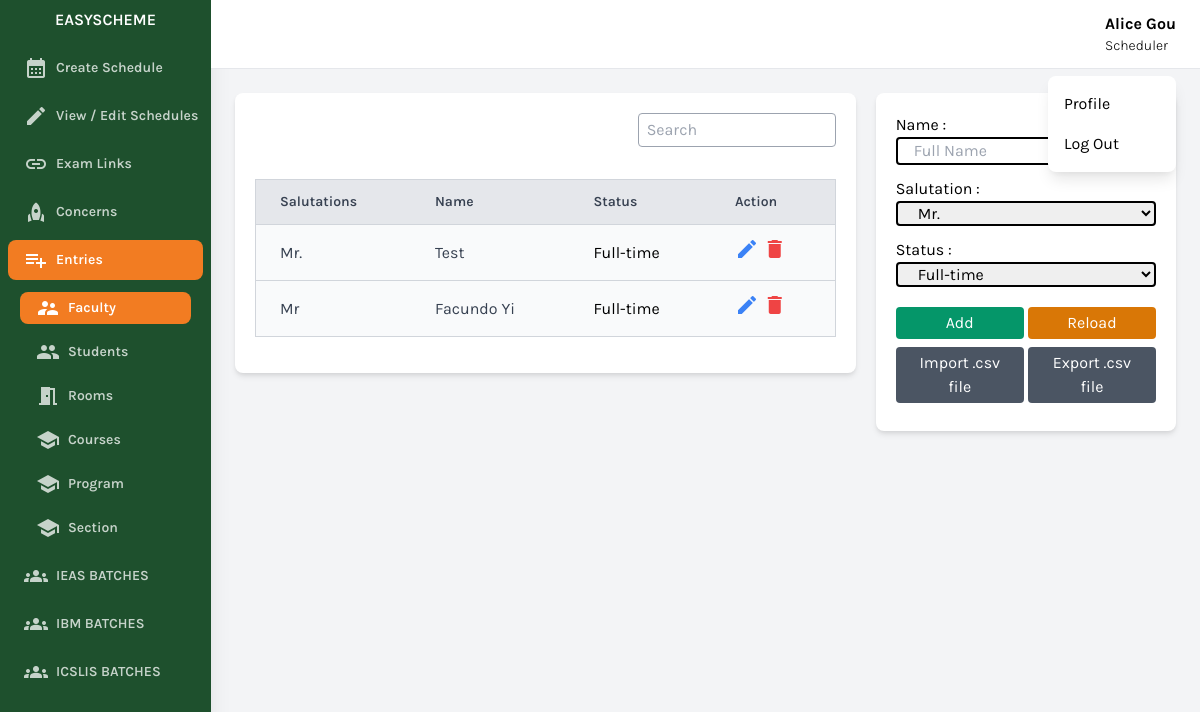
The page /scheduler/view-faculty-table.php?id=3 (signed in) on the database its author committed.
### tables this page shows
CREATE TABLE `user` (
  `id` bigint(20) NOT NULL,
  `name` varchar(256) NOT NULL,
  `username` varchar(256) NOT NULL,
  `password` varchar(256) NOT NULL,
  `position` varchar(256) NOT NULL,
  `status` int(11) NOT NULL DEFAULT 0
);

CREATE TABLE `user_details` (
  `id` bigint(20) NOT NULL,
  `user_id` bigint(20) NOT NULL,
  `salutation` varchar(20) NOT NULL,
  `status` varchar(256) NOT NULL,
  `institute` bigint(20) NOT NULL
);

### conn/conn.php (called while the page is built, shortened)
<?php
class DatabaseHandler {
    private $pdo;
    public function __construct() {
        $dbHost = 'localhost';
        $dbPort = '3306';
        $dbName = DBNAME;
        $dbUser = DBUSER;
        $dbPassword = DBPASSWORD;
        try {
            $dsn = "mysql:host=$dbHost;port=$dbPort;dbname=$dbName";
            $this->pdo = new PDO($dsn, $dbUser, $dbPassword);
            $this->pdo->setAttribute(PDO::ATTR_ERRMODE, PDO::ERRMODE_EXCEPTION);
        } catch (PDOException $e) {
            echo "Connection failed: " . $e->getMessage();
        }
    }
    public function getAllFaculty($institute) {
        try {
            $stmt = $this->pdo->prepare("
                SELECT b.*, a.name,a.id as user_id
                FROM `user` as a
                JOIN user_details as b
                ON a.id = b.user_id
                WHERE a.position = 'faculty'
                  AND a.status = 0
                  AND b.institute = :institute
            ");
            $stmt->bindParam(':institute', $institute, PDO::PARAM_STR);
            $stmt->execute();
            $result = $stmt->fetchAll(PDO::FETCH_ASSOC);
            return $result;
        } catch (PDOException $e) {
            echo "Query failed: " . $e->getMessage();
        }
    }
    public function getIdByColumnValue($tableName, $columnName, $columnValue, $idColumnName) {
        try {
            $stmt = $this->pdo->prepare("SELECT $idColumnName FROM $tableName WHERE $columnName = :column_value");
            $stmt->bindParam(':column_value', $columnValue);
            $stmt->execute();
            $result = $stmt->fetch(PDO::FETCH_ASSOC);
            if ($result) {
                return $result[$idColumnName];
            } else {
                return null;
            }
        } catch (PDOException $e) {
            return null;
        }
    }
}
?>

### scheduler/view-faculty-table.php (the view, shortened to what this page needs)
<?php
include 'components/header.php';
?>
<div class="w-full h-screen overflow-x-hidden border-t flex flex-col">
    <main class="w-full grid grid-cols-3 gap-x-5 p-6 pt-2">
        <div class="w-full col-span-3 lg:col-span-2">
            <div class="card bg-white shadow-md rounded-lg p-5 mt-4">
                <p class="text-right">
                <input type="text" placeholder="Search" id="searchInput" class="border px-2 py-1 text-gray-800 rounded border-gray-400 mb-4">
                </p>
                <div class="overflow-scroll w-full my-4">
                    <div class="table-responsive bg-black">
                        <table class="bg-white border border-gray-300 rounded-lg shadow-md min-w-full">
                            <thead>
                                <tr>
                                    <th class="py-3 px-6 bg-gray-200 text-left text-sm font-semibold text-gray-700 border-b border-gray-300">
                                        Salutations
                                    </th>
                                    <th class="py-3 px-6 bg-gray-200 text-left text-sm font-semibold text-gray-700 border-b border-gray-300">
                                        Name
                                    </th>
                                    <th class="py-3 px-6 bg-gray-200 text-left text-sm font-semibold text-gray-700 border-b border-gray-300">
                                        Status
                                    </th>
                                    <th class="py-3 px-6 bg-gray-200 text-left text-sm font-semibold text-gray-700 border-b border-gray-300">
                                        Action
                                    </th>
                                </tr>
                            </thead>
                            <tbody>
                            <?php
                            $rows = $db->getAllFaculty($_GET['id']);
                           if(count($rows)>0)
                           {
                            foreach ($rows as $row) {
                                $user_id = ucwords($row['user_id']);
                                $id = ucwords($row['id']);
                                $name = ucwords($row['name']);
                                $salutation = $row['salutation'];
                                $status = $row['status'];
                                    $data = "
                                    data-id = '$id'
                                    data-user_id = '$user_id'
                                    data-name = '$name'
                                    data-salutation = '$salutation'
                                    data-status = '$status'
                                    ";
                                echo '<tr class="bg-gray-50 hover:bg-gray-100 transition-colors duration-200">
                                    <td class="py-3 px-6 border-b border-gray-300 text-gray-700">'.ucwords($salutation).'</td>
                                    <td class="py-3 px-6 border-b border-gray-300 text-gray-700">'.$name.'</td>
                                    <td class="py-3 px-6 border-b border-gray-300 ">
                                        <a href="#">'.$status.'</a>
                                    </td>
                                    <td class="py-3 px-6 border-b border-gray-300 ">
                                        <i '.$data.' class="btnEdit text-blue-500 material-icons cursor-pointer hover:opacity-40">edit</i>
                                        <i '.$data.' class="btnDelete text-red-500 material-icons cursor-pointer hover:opacity-40">delete</i>
                                    </td>
                                </tr>';
                            }
                           }else
                           {
                            echo '<tr class="bg-gray-50 text-center hover:bg-gray-100 transition-colors duration-200">
                            <td colspan=4  class="py-3 px-6 border-b border-gray-300 text-gray-700">
                            No data found.</td>
                        </tr>';
                           }
                            ?>
                            </tbody>
                        </table>
                    </div>
                </div>
            </div>
        </div>
        <div class="w-full col-span-3 lg:col-span-1">
            <div class="card bg-white shadow-md rounded-lg p-5 mt-4">
                <form id="formSubmit">
                        <div class="flex flex-col gap-3 items-center">
                            <div class="grid w-full">
                                <p>Name :</p>
                                <input required type="text" id="name" name="name" class="border-black border-2 rounded px-4" placeholder="Full Name">
                            </div>
                            <div class="grid w-full">
                                <p>Salutation :</p>
                                <select name="salutation" id="salutation" class="border-black border-2 rounded px-4">
                                    <option value="Mr.">Mr.</option>
                                </select>
                            </div>
                            <div class="grid w-full">
                                <p>Status :</p>
                                <select name="status" id="status" class="border-black border-2 rounded px-4">
                                    <option value="Full-time">Full-time</option>
                                </select>
                            </div>
                            <div class="w-full ">
                                <div class="grid grid-cols-2 gap-1 my-2">
                                <button type="button" id="btnMode" class="openModal bg-green-600 text-white rounded px-3 py-1">Add</button>
                                <button type="button" id="btnReload" class="openModal bg-yellow-600 text-white rounded px-3 py-1">Reload</button>
                                </div>
                                <div class="grid grid-cols-2 gap-1 my-2">
                                    <button type="button" id="importCsvBtn" class="bg-gray-600 text-white rounded px-3 py-1">Import .csv file</button>
                                    <button type="button" id="exportCsvBtn" class="bg-gray-600 text-white rounded px-3 py-1">Export .csv file</button>
                                </div>
                            </div>
                        </div>
                </form>
            </div>
        </div>
    </main>
</div>
<?php
include 'components/footer.php';
?>

### scheduler/components/header.php (shortened to what this page needs)
<?php
include '../conn/conn.php';
$db = new DatabaseHandler();
$user_name = ucwords($db->getIdByColumnValue('user', 'id',$_SESSION['id'],'name'));
$user_position = ucwords($db->getIdByColumnValue('user', 'id',$_SESSION['id'],'position'));
?>
<!DOCTYPE html>
<html lang="en">
<head>
    <link href="https://cdnjs.cloudflare.com/ajax/libs/tailwindcss/2.2.19/tailwind.min.css" rel="stylesheet">
</head>
<body class="bg-gray-100 font-family-karla flex">
    <aside class="relative bg-sidebar h-screen w-64 hidden sm:block shadow-xl">
        <div class="p-2  text-center">
            <a href="" class="text-white  font-semibold uppercase hover:text-gray-300">
                        <p>EasyScheme</p>
            </a>
        </div>
        <nav x-data="{ openItem: null }" class="text-white text-base font-semibold ">
            <a href="create-schedule.php" class="nav-1 flex items-center text-white opacity-75 text-sm hover:opacity-100 py-2 m-2 rounded-lg  pl-4 nav-item">
                <i class="material-icons mr-2">calendar_month</i>
                Create Schedule
            </a>
            <a href="view-edit-schedule.php" class="nav-2 flex items-center text-white opacity-75 text-sm hover:opacity-100 py-2 m-2 rounded-lg  pl-4 nav-item">
                <i class="material-icons mr-2">edit</i>
                View / Edit Schedules
            </a>
            <a href="view-exam-links.php" class="nav-3 flex items-center text-white opacity-75 text-sm hover:opacity-100 py-2 m-2 rounded-lg  pl-4 nav-item">
                <i class="material-icons mr-2">link</i>
                Exam Links
            </a>
            <a href="raise-concerns.php" class="nav-10 flex items-center text-white opacity-75 text-sm hover:opacity-100 py-2 m-2 rounded-lg  pl-4 nav-item">
                <i class="material-icons mr-2">rocket</i>
                Concerns
            </a>
            <a @click="openItem === 1 ? openItem = null : openItem = 1"  class="entries flex items-center text-white opacity-75 text-sm hover:opacity-100 py-2 m-2 rounded-lg  pl-4 nav-item">
                <i class="material-icons mr-2">playlist_add</i>
                Entries
            </a>
            <a href="view-entries.php?type=faculty">
                <div x-show="openItem === 1" class="nav-4 flex items-center text-white opacity-75 text-sm hover:opacity-100 py-1 my-3 mx-5 m-0 rounded-lg  pl-4 nav-item">
                    <i class="material-icons mr-2">supervisor_account</i>
                    Faculty
                </div>
            </a>
            <a href="view-entries.php?type=student">
                <div x-show="openItem === 1" class="nav-5 flex items-center text-white opacity-75 text-sm hover:opacity-100 py-1 my-3 mx-5 m-0 rounded-lg  pl-4 nav-item">
                    <i class="material-icons mr-2">group</i>
                    Students
                </div>
            </a>
            <a href="view-room-table.php">
            <div x-show="openItem === 1" class="nav-6 flex items-center text-white opacity-75 text-sm hover:opacity-100 py-1 my-3 mx-5 m-0 rounded-lg  pl-4 nav-item">
                    <i class="material-icons mr-2">meeting_room</i>
                    Rooms
                </div>
           </a>
            <a href="view-course-table.php">
                <div x-show="openItem === 1" class="nav-7 flex items-center text-white opacity-75 text-sm hover:opacity-100 py-1 my-3 mx-5 m-0 rounded-lg  pl-4 nav-item">
                    <i class="material-icons mr-2">school</i>
                    Courses
                </div>
            </a>
            <a href="view-program-table.php">
                <div x-show="openItem === 1" class="nav-8 flex items-center text-white opacity-75 text-sm hover:opacity-100 py-1 my-3 mx-5 m-0 rounded-lg  pl-4 nav-item">
                    <i class="material-icons mr-2">school</i>
                    Program
                </div>
            </a>
            <a href="view-section-table.php">
                <div x-show="openItem === 1" class="nav-9 flex items-center text-white opacity-75 text-sm hover:opacity-100 py-1 my-3 mx-5 m-0 rounded-lg  pl-4 nav-item">
                    <i class="material-icons mr-2">school</i>
                    Section
                </div>
            </a>
            <a href="view-batch-programs.php?i=1" class="nav-11 flex items-center text-white opacity-75 text-sm hover:opacity-100 py-2 m-2 rounded-lg  pl-4 nav-item">
                <i class="material-icons mr-2">groups</i>
                IEAS BATCHES
            </a>
            <a href="view-batch-programs.php?i=2" class="nav-12 flex items-center text-white opacity-75 text-sm hover:opacity-100 py-2 m-2 rounded-lg  pl-4 nav-item">
                <i class="material-icons mr-2">groups</i>
                IBM BATCHES
            </a>
            <a href="view-batch-programs.php?i=3" class="nav-13 flex items-center text-white opacity-75 text-sm hover:opacity-100 py-2 m-2 rounded-lg  pl-4 nav-item">
                <i class="material-icons mr-2">groups</i>
                ICSLIS BATCHES
            </a>
        </nav>
    </aside>
    <div class="relative w-full flex flex-col h-screen overflow-y-hidden">
        <header class="w-full items-center bg-white py-3 px-6 hidden sm:flex">
            <div x-data="{ isOpen: false }" class="relative w-1/2 flex justify-end">
                <div class="grid grid-cols-2 items-center justify-center">
                    <div class="grid " style="cursor:pointer" @click="isOpen = !isOpen">
                        <p class="text-base font-bold"><?=$user_name?></p>
                        <p class="text-sm font-light"><?=$user_position?></p>
                    </div>
                </div>
                <button x-show="isOpen" @click="isOpen = false" class="h-full w-full fixed inset-0 cursor-default"></button>
                <div x-show="isOpen" class="absolute w-32 bg-white rounded-lg shadow-lg py-2 mt-16">
                    <a href="profile.php" class="block px-4 py-2 account-link hover:text-white">Profile</a>
                    <a href="../" class="block px-4 py-2 account-link hover:text-white">Log Out</a>
                </div>
            </div>
        </header>

### scheduler/components/header.php (style rules this page uses)
.font-family-karla { font-family: karla; }
.bg-sidebar { background: #1e502d; }
.active-nav-link { background: #f27c22; }

### rows shown on the page
user: name "Alice Gou", position "Scheduler"
user_details: salutation "Mr.", user.name "Test", status "Full-time"
user_details: salutation "Mr", user.name "Facundo Yi", status "Full-time"
